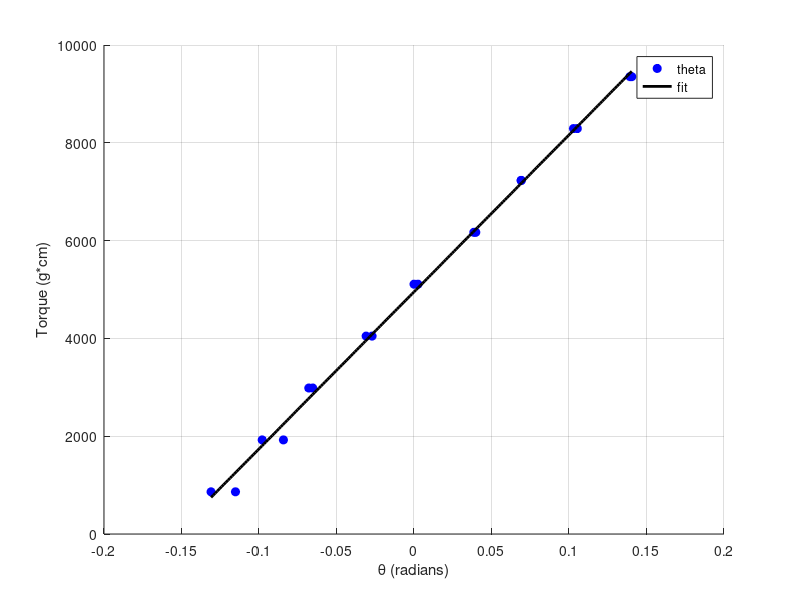

The MATLAB script that drew this image:
clc
clear
close all

%% Calibration constants

D = 48.5;      % Distance from camera to mirror (in)
xC = 18;       % Closest ruler position to the camera (in)
g = 980;       % Acceleration due to gravity (cm/s^2)
a = 5.95/2;      % Distance from mirror to spring (cm)

hook_mass = 0.148;      % g
added_mass = 0.182;     % g

% Total applied weights
mass = hook_mass + (0:8)*added_mass;

% Torque
torque = mass * g * 2 * a;

%% Measured ruler positions (inches)

forward = [5, 8.375, 11.375, 15, 18, 21.875, 24.75, 28.125, 32];
backward = [6.625, 9.75, 11.625, 15.375, 18.25, 21.75, 24.75, 28.375, 31.875];

% Join both
position = [forward backward];
torque = [torque torque];

%% Convert ruler position to mirror angle (radians)
theta = atan((position - xC)/D)/2;

%% Linear fits
fit = polyfit(theta, torque, 1);

thetaPlot = linspace( ...
    min([theta ]), ...
    max([theta ]), ...
    200);

line = polyval(fit, thetaPlot);

%% Plot

figure
hold on

plot(theta, torque, 'bo', 'MarkerFaceColor','b')

plot(thetaPlot, line, 'k-', 'LineWidth',2)

xlabel('\theta (radians)')
ylabel('Torque (g*cm)')
legend('theta', ...
       'fit', ...
       'Location','best')

grid on

%% Print calibration constants

fprintf("Weight = %.6f * theta + %.6f\n", ...
    fit(1), fit(2));

fprintf("\nSpring calibration coefficients (dyn*cm/rad):\n");
fprintf("%.6f\n", fit(1));
